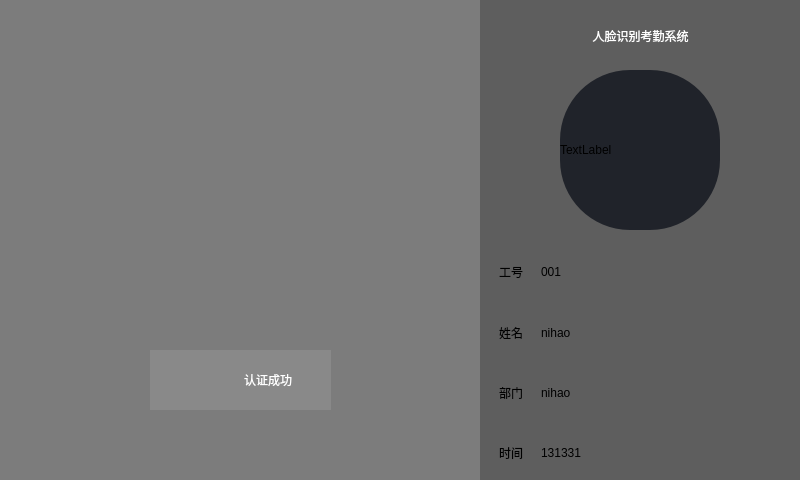
<?xml version="1.0" encoding="UTF-8"?>
<ui version="4.0">
 <class>FaceAttendence</class>
 <widget class="QMainWindow" name="FaceAttendence">
  <property name="geometry">
   <rect>
    <x>0</x>
    <y>0</y>
    <width>800</width>
    <height>480</height>
   </rect>
  </property>
  <property name="windowTitle">
   <string>FaceAttendence</string>
  </property>
  <property name="styleSheet">
   <string notr="true">QWidget#widget
{
	background-color: rgb(124, 124, 124);
}

QWidget#widget_3
{
	
	background-color: rgb(94, 94, 94);
}

QWidget#widget_2
{
	background-color: rgba(180, 180, 180, 63);
}

QLabel#lb_2
{
	font:25 16pt &quot;微软雅黑 Light&quot;;
	border:none;
	color:rgb(255,255,255);
}
/*设置姓名等*/
QLabel[name = &quot;key&quot;]
{
	background-color:#20232A;
	font:20 12pt&quot;微软雅黑 Light&quot;;
	color:#808183;
}
/*设置姓名的值等*/
QLabel[name = &quot;value&quot;]
{
	background-color:#20232A;
	font:20 12pt&quot;微软雅黑 Light&quot;;
	color:#ffffff;
}
/*设置识别成功人脸的圆形*/
QLabel#lb_headpic
{
	background-color:#20232A;
	border-radius:70px;
}
/*设置标题*/
QLabel#lb_title
{
	font:20 20pt&quot;微软雅黑 Bold&quot;;
	color:#ffffff;
}

</string>
  </property>
  <widget class="QWidget" name="centralwidget">
   <widget class="QWidget" name="widget" native="true">
    <property name="geometry">
     <rect>
      <x>0</x>
      <y>0</y>
      <width>480</width>
      <height>480</height>
     </rect>
    </property>
    <widget class="QWidget" name="widget_2" native="true">
     <property name="geometry">
      <rect>
       <x>150</x>
       <y>350</y>
       <width>181</width>
       <height>60</height>
      </rect>
     </property>
     <layout class="QHBoxLayout" name="horizontalLayout">
      <item>
       <widget class="QLabel" name="lb_1">
        <property name="enabled">
         <bool>true</bool>
        </property>
        <property name="text">
         <string/>
        </property>
        <property name="pixmap">
         <pixmap>yes.png</pixmap>
        </property>
        <property name="alignment">
         <set>Qt::AlignCenter</set>
        </property>
       </widget>
      </item>
      <item>
       <widget class="QLabel" name="lb_2">
        <property name="text">
         <string>认证成功</string>
        </property>
       </widget>
      </item>
     </layout>
    </widget>
    <widget class="QLabel" name="label">
     <property name="geometry">
      <rect>
       <x>110</x>
       <y>50</y>
       <width>291</width>
       <height>261</height>
      </rect>
     </property>
     <property name="text">
      <string/>
     </property>
     <property name="pixmap">
      <pixmap>crc.png</pixmap>
     </property>
    </widget>
   </widget>
   <widget class="QWidget" name="widget_3" native="true">
    <property name="geometry">
     <rect>
      <x>480</x>
      <y>0</y>
      <width>320</width>
      <height>480</height>
     </rect>
    </property>
    <widget class="QLabel" name="lb_headpic">
     <property name="geometry">
      <rect>
       <x>80</x>
       <y>70</y>
       <width>160</width>
       <height>160</height>
      </rect>
     </property>
     <property name="sizePolicy">
      <sizepolicy hsizetype="Fixed" vsizetype="Fixed">
       <horstretch>0</horstretch>
       <verstretch>0</verstretch>
      </sizepolicy>
     </property>
     <property name="maximumSize">
      <size>
       <width>160</width>
       <height>166</height>
      </size>
     </property>
     <property name="text">
      <string>TextLabel</string>
     </property>
    </widget>
    <widget class="QLabel" name="lb_title">
     <property name="geometry">
      <rect>
       <x>20</x>
       <y>10</y>
       <width>281</width>
       <height>51</height>
      </rect>
     </property>
     <property name="maximumSize">
      <size>
       <width>16777215</width>
       <height>80</height>
      </size>
     </property>
     <property name="text">
      <string>人脸识别考勤系统</string>
     </property>
     <property name="alignment">
      <set>Qt::AlignCenter</set>
     </property>
    </widget>
    <widget class="QWidget" name="widget_4" native="true">
     <property name="geometry">
      <rect>
       <x>1</x>
       <y>242</y>
       <width>321</width>
       <height>241</height>
      </rect>
     </property>
     <layout class="QGridLayout" name="gridLayout">
      <property name="leftMargin">
       <number>0</number>
      </property>
      <property name="topMargin">
       <number>0</number>
      </property>
      <property name="rightMargin">
       <number>0</number>
      </property>
      <property name="bottomMargin">
       <number>0</number>
      </property>
      <property name="spacing">
       <number>0</number>
      </property>
      <item row="0" column="0">
       <widget class="QLabel" name="label_4">
        <property name="maximumSize">
         <size>
          <width>60</width>
          <height>16777215</height>
         </size>
        </property>
        <property name="text">
         <string>工号</string>
        </property>
        <property name="alignment">
         <set>Qt::AlignCenter</set>
        </property>
        <property name="name" stdset="0">
         <string>key</string>
        </property>
       </widget>
      </item>
      <item row="0" column="1">
       <widget class="QLabel" name="lb_number">
        <property name="text">
         <string>001</string>
        </property>
        <property name="name" stdset="0">
         <string>value</string>
        </property>
       </widget>
      </item>
      <item row="3" column="0">
       <widget class="QLabel" name="label_10">
        <property name="maximumSize">
         <size>
          <width>60</width>
          <height>16777215</height>
         </size>
        </property>
        <property name="text">
         <string>时间</string>
        </property>
        <property name="alignment">
         <set>Qt::AlignCenter</set>
        </property>
        <property name="name" stdset="0">
         <string>key</string>
        </property>
       </widget>
      </item>
      <item row="3" column="1">
       <widget class="QLabel" name="lb_time">
        <property name="text">
         <string>131331</string>
        </property>
        <property name="name" stdset="0">
         <string>value</string>
        </property>
       </widget>
      </item>
      <item row="1" column="1">
       <widget class="QLabel" name="lb_nickname">
        <property name="text">
         <string>nihao</string>
        </property>
        <property name="name" stdset="0">
         <string>value</string>
        </property>
       </widget>
      </item>
      <item row="1" column="0">
       <widget class="QLabel" name="label_6">
        <property name="maximumSize">
         <size>
          <width>60</width>
          <height>16777215</height>
         </size>
        </property>
        <property name="text">
         <string>姓名</string>
        </property>
        <property name="alignment">
         <set>Qt::AlignCenter</set>
        </property>
        <property name="name" stdset="0">
         <string>key</string>
        </property>
       </widget>
      </item>
      <item row="2" column="1">
       <widget class="QLabel" name="lb_department">
        <property name="text">
         <string>nihao</string>
        </property>
        <property name="name" stdset="0">
         <string>value</string>
        </property>
       </widget>
      </item>
      <item row="2" column="0">
       <widget class="QLabel" name="label_8">
        <property name="maximumSize">
         <size>
          <width>60</width>
          <height>16777215</height>
         </size>
        </property>
        <property name="text">
         <string>部门</string>
        </property>
        <property name="alignment">
         <set>Qt::AlignCenter</set>
        </property>
        <property name="name" stdset="0">
         <string>key</string>
        </property>
       </widget>
      </item>
     </layout>
    </widget>
   </widget>
  </widget>
 </widget>
 <resources/>
 <connections/>
</ui>
